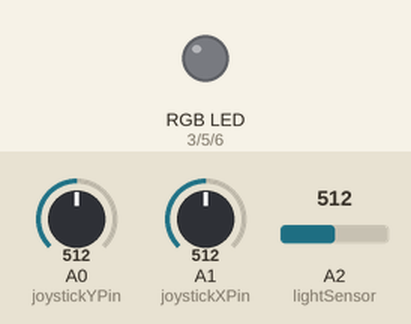
A sketch run on a simulated Arduino Uno, built with avr-gcc and run on an emulated ATmega328P. Shown: an RGB LED mixed from three pins (HIGH = lit). The test bench sets the inputs (shaded band); at power-on: A0 (joystickYPin) = 512, A1 (joystickXPin) = 512, A2 (lightSensor) = 512.

Above: at 0.8 s.
0.9 s: A0 (joystickYPin) set to 534
At 3.5 s:
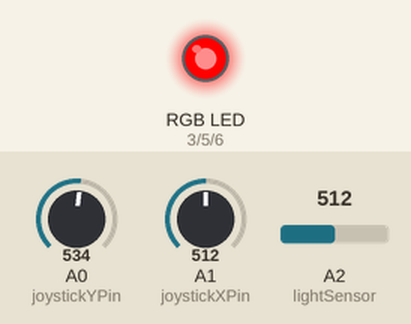
3.9 s: A1 (joystickXPin) set to 529
At 6.8 s:
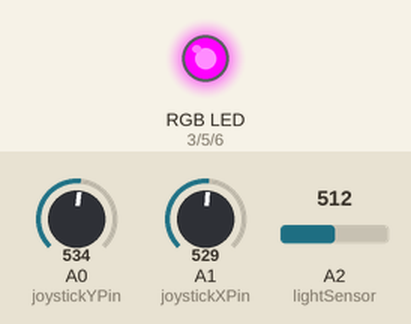
6.9 s: A2 (lightSensor) set to 795
8.4 s: A2 (lightSensor) set to 819
At 9.0 s:
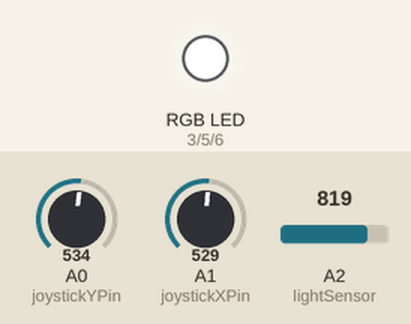
11.4 s: A2 (lightSensor) set to 716
At 12.5 s:
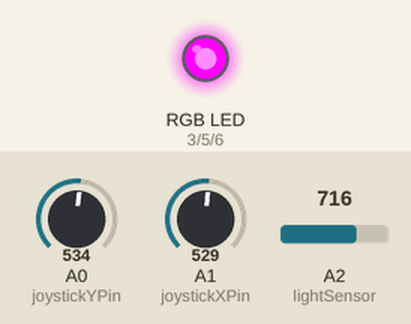
12.9 s: A0 (joystickYPin) set to 306
At 16.6 s:
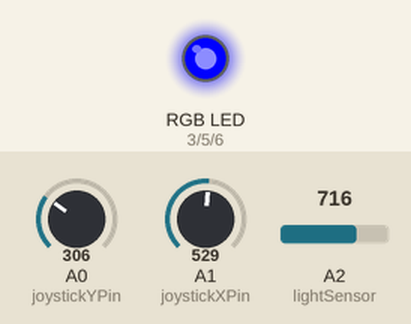
Timing chart, 0 to 16.9 s (numbered marks = the images above; inputs shaded):
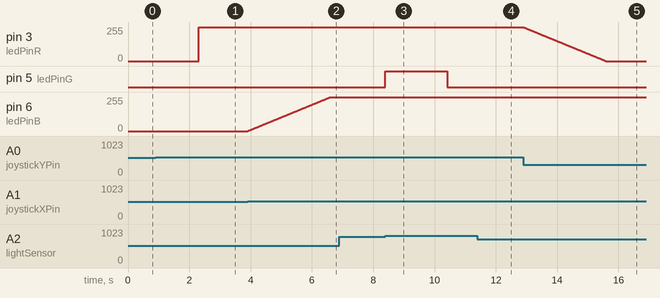

The sketch:

output.ino
```cpp
int ledPinR = 3;int ledPinG = 5;int ledPinB = 6;int joystickYPin = A0;int joystickXPin = A1;int lightSensor = A2;
void loop() {}
float errorMargin=2;void setup() {pinMode(3,OUTPUT);pinMode(5,OUTPUT);pinMode(6,OUTPUT);pinMode(A0,INPUT);pinMode(A1,INPUT);pinMode(A2,INPUT);uid21();}
float uid11(byte *rawData, byte pwmData) {return pwmData-127;}
byte uid13(byte *rawData) {if (*rawData>127+errorMargin) {return *rawData;}if (*rawData<127-errorMargin) {return *rawData;}return 127;}
float uid9(byte rawData) {return uid11(&rawData, uid13(&rawData));}
float uid18() {return uid9(map(analogRead(joystickYPin), 0, 1023, 0, 255));}
float uid19() {return uid9(map(analogRead(joystickXPin), 0, 1023, 0, 255));}
byte uid20() {return map(analogRead(lightSensor), 0, 1023, 0, 255);}
bool uid45WhileWait(int delayTime) {unsigned long startTime = millis();while (millis() < startTime+delayTime) {if (!uid45()) {return true;}}return false;}void uid26(byte *currentRBir, byte *currentBBir) {float valY=uid18();float valX=uid19();if (valY!=0) {*currentRBir=uid36(currentRBir, currentBBir, valY, *currentRBir);analogWrite(ledPinR,*currentRBir);delay(5);}if (valX!=0) {*currentBBir=uid36(currentRBir, currentBBir, valX, *currentBBir);analogWrite(ledPinB,*currentBBir);delay(5);}if (uid45()) {uid35(currentRBir, currentBBir);uid45WhileWait(2000);}else {digitalWrite(ledPinG,LOW);}}
void uid35(byte *currentRBir, byte *currentBBir) {digitalWrite(ledPinG,!digitalRead(ledPinG));}
float uid36(byte *currentRBir, byte *currentBBir, float val, float bir) {if (val>0) {if (bir<254) {return bir+1;}}else {if (bir>0) {return bir-1;}}return bir;}
void uid21() {byte currentRBir=0;byte currentBBir=0;while (true) {uid26(&currentRBir, &currentBBir);}}
bool uid45() {return uid20()>200;}
```

Measured:
- the behaviour switches between 521 and 522 on A0 (joystickYPin) (found by bisection; images 0 and 1)
- the behaviour switches between 521 and 522 on A1 (joystickXPin) (found by bisection; images 1 and 2)
- the behaviour switches between 806 and 807 on A2 (lightSensor) (found by bisection; images 2 and 3)
- after the input at 0.9 s, pin 3 (ledPinR): 0/255 → 254/255 after 1.4 s
- after the input at 3.9 s, pin 6 (ledPinB): moves from 0/255 to 254/255 over 2.7 s, starting at once
- after the input at 6.9 s, every drawn part: stays the same
- after the input at 8.4 s, pin 5 (ledPinG): LOW → HIGH at once, → LOW 2.0 s later
- after the input at 11.4 s, pin 5 (ledPinG): stays LOW (without the input it goes to HIGH after 1.0 s)
- after the input at 12.9 s, pin 3 (ledPinR): moves from 254/255 to 0/255 over 2.7 s, starting at once
